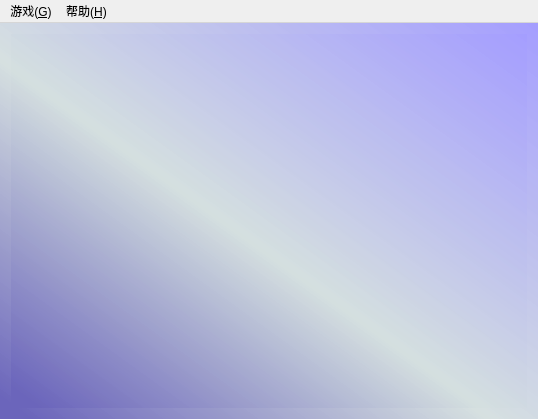
<?xml version="1.0" encoding="UTF-8"?>
<ui version="4.0">
 <class>MainWindow</class>
 <widget class="QMainWindow" name="MainWindow">
  <property name="geometry">
   <rect>
    <x>0</x>
    <y>0</y>
    <width>538</width>
    <height>419</height>
   </rect>
  </property>
  <property name="sizePolicy">
   <sizepolicy hsizetype="Preferred" vsizetype="Preferred">
    <horstretch>0</horstretch>
    <verstretch>0</verstretch>
   </sizepolicy>
  </property>
  <property name="windowTitle">
   <string>MainWindow</string>
  </property>
  <property name="styleSheet">
   <string notr="true"/>
  </property>
  <widget class="QWidget" name="centralWidget">
   <property name="styleSheet">
    <string notr="true">#centralWidget{background-color: qlineargradient(spread:pad, x1:0, y1:1, x2:1, y2:0, stop:0.0284091 rgba(107, 101, 187, 255), stop:0.454545 rgba(212, 223, 223, 236), stop:1 rgba(164, 157, 255, 255));}</string>
   </property>
   <layout class="QGridLayout" name="gridLayout_2">
    <item row="0" column="0">
     <widget class="QWidget" name="widget" native="true">
      <property name="styleSheet">
       <string notr="true">#widget{background-color: qlineargradient(spread:pad, x1:0, y1:1, x2:1, y2:0, stop:0.0284091 rgba(107, 101, 187, 255), stop:0.454545 rgba(212, 223, 223, 236), stop:1 rgba(164, 157, 255, 255));
border-color: rgb(107, 114, 161);}

</string>
      </property>
      <layout class="QGridLayout" name="gridLayout_4">
       <item row="0" column="0">
        <layout class="QGridLayout" name="gridLayout_3"/>
       </item>
      </layout>
     </widget>
    </item>
   </layout>
  </widget>
  <widget class="QMenuBar" name="menuBar">
   <property name="geometry">
    <rect>
     <x>0</x>
     <y>0</y>
     <width>538</width>
     <height>23</height>
    </rect>
   </property>
   <widget class="QMenu" name="menu_G">
    <property name="title">
     <string>游戏(&amp;G)</string>
    </property>
    <addaction name="action_N"/>
    <addaction name="separator"/>
    <addaction name="action_S"/>
    <addaction name="action_O"/>
    <addaction name="action_A"/>
    <addaction name="separator"/>
    <addaction name="action_X"/>
   </widget>
   <widget class="QMenu" name="menu_H">
    <property name="title">
     <string>帮助(&amp;H)</string>
    </property>
    <addaction name="action_V"/>
    <addaction name="separator"/>
    <addaction name="action_A_2"/>
    <addaction name="separator"/>
    <addaction name="action_M"/>
   </widget>
   <addaction name="menu_G"/>
   <addaction name="menu_H"/>
  </widget>
  <action name="action_N">
   <property name="text">
    <string>新游戏(&amp;N)</string>
   </property>
   <property name="shortcut">
    <string>F2</string>
   </property>
  </action>
  <action name="action_S">
   <property name="text">
    <string>统计信息(&amp;S)</string>
   </property>
   <property name="shortcut">
    <string>F4</string>
   </property>
  </action>
  <action name="action_O">
   <property name="text">
    <string>选项(&amp;O)</string>
   </property>
   <property name="shortcut">
    <string>F5</string>
   </property>
  </action>
  <action name="action_A">
   <property name="text">
    <string>更改外观(&amp;A)</string>
   </property>
   <property name="shortcut">
    <string>F7</string>
   </property>
  </action>
  <action name="action_X">
   <property name="text">
    <string>退出(&amp;X)</string>
   </property>
  </action>
  <action name="action_V">
   <property name="text">
    <string>查看帮助(&amp;V)</string>
   </property>
   <property name="shortcut">
    <string>F1</string>
   </property>
  </action>
  <action name="action_A_2">
   <property name="text">
    <string>关于扫雷(&amp;A)</string>
   </property>
  </action>
  <action name="action_M">
   <property name="text">
    <string>联机获取更多信息(&amp;M)</string>
   </property>
  </action>
 </widget>
 <layoutdefault spacing="6" margin="11"/>
 <resources/>
 <connections/>
</ui>
